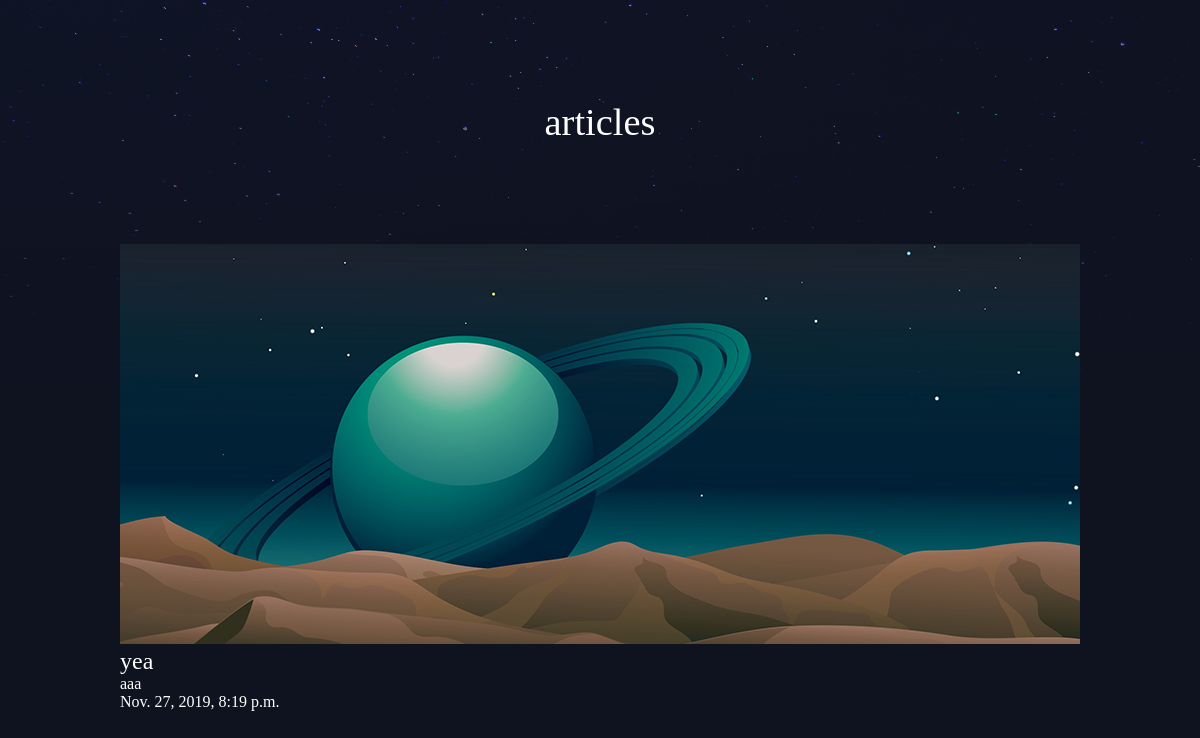
The page /articles/yea on the database its author committed.
### articles/models.py (models this page shows, shortened)
class Article(models.Model):
    title = models.CharField(max_length=100)
    slug = models.SlugField()
    body = models.TextField()
    date = models.DateTimeField(auto_now_add=True)
    thumb = models.ImageField(default='default.png', blank=True)

### articles/views.py (the view)
# urls.py: path('<slug:slug>', views.article_detail, name="detail"),
def article_detail(request, slug):
    article = Article.objects.get(slug=slug)
    return render(request, 'articles/article_detail.html', {'article': article})

### articles/templates/articles/article_detail.html
{% extends 'base_layout.html' %}
{% block content %}
<div class="article-detail">
  <img src="{{article.thumb.url}}" alt="article.thumb.url">
  <h2>{{article.title}}</h2>
  <div>{{article.body}}</div>
  <div>{{article.date}}</div>
</div>
{% endblock %}

### assets/styles.css (style rules this page uses)
body { background-color: #0f121f; background-image: url(/static/stars.png); background-repeat: no-repeat; color: #fff; }
body * { font-family: Ubuntu; }
h1, h2, h3, h4, h5 { font-weight: normal; margin: 0; }

### rows shown on the page
Article: thumb (placeholder picture), title "yea", body "aaa", date "Nov. 27, 2019, 8:19 p.m."
